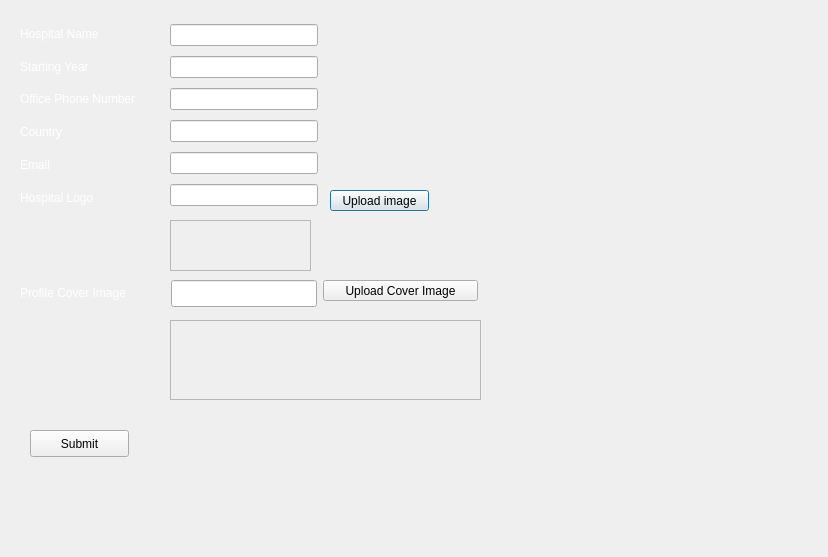
<?xml version="1.0" encoding="UTF-8"?>
<ui version="4.0">
 <class>GS_Admin</class>
 <widget class="QDialog" name="GS_Admin">
  <property name="geometry">
   <rect>
    <x>0</x>
    <y>0</y>
    <width>828</width>
    <height>557</height>
   </rect>
  </property>
  <property name="windowTitle">
   <string>General Settings</string>
  </property>
  <widget class="QLabel" name="label_8">
   <property name="geometry">
    <rect>
     <x>20</x>
     <y>280</y>
     <width>149</width>
     <height>25</height>
    </rect>
   </property>
   <property name="styleSheet">
    <string notr="true">color: rgb(255, 255, 255)</string>
   </property>
   <property name="text">
    <string>Profile Cover Image</string>
   </property>
  </widget>
  <widget class="QLineEdit" name="lineEdit_7">
   <property name="geometry">
    <rect>
     <x>171</x>
     <y>280</y>
     <width>146</width>
     <height>27</height>
    </rect>
   </property>
  </widget>
  <widget class="QPushButton" name="pushButton">
   <property name="geometry">
    <rect>
     <x>330</x>
     <y>190</y>
     <width>99</width>
     <height>21</height>
    </rect>
   </property>
   <property name="text">
    <string>Upload image</string>
   </property>
  </widget>
  <widget class="QPushButton" name="pushButton_2">
   <property name="geometry">
    <rect>
     <x>323</x>
     <y>280</y>
     <width>155</width>
     <height>21</height>
    </rect>
   </property>
   <property name="text">
    <string>Upload Cover Image</string>
   </property>
  </widget>
  <widget class="QFrame" name="frame">
   <property name="geometry">
    <rect>
     <x>170</x>
     <y>220</y>
     <width>141</width>
     <height>51</height>
    </rect>
   </property>
   <property name="frameShape">
    <enum>QFrame::StyledPanel</enum>
   </property>
   <property name="frameShadow">
    <enum>QFrame::Raised</enum>
   </property>
  </widget>
  <widget class="QFrame" name="frame_2">
   <property name="geometry">
    <rect>
     <x>170</x>
     <y>320</y>
     <width>311</width>
     <height>80</height>
    </rect>
   </property>
   <property name="frameShape">
    <enum>QFrame::StyledPanel</enum>
   </property>
   <property name="frameShadow">
    <enum>QFrame::Raised</enum>
   </property>
  </widget>
  <widget class="QWidget" name="layoutWidget">
   <property name="geometry">
    <rect>
     <x>20</x>
     <y>20</y>
     <width>151</width>
     <height>191</height>
    </rect>
   </property>
   <layout class="QVBoxLayout" name="verticalLayout">
    <item>
     <widget class="QLabel" name="label_2">
      <property name="styleSheet">
       <string notr="true">color: rgb(255, 255, 255)</string>
      </property>
      <property name="text">
       <string>Hospital Name</string>
      </property>
     </widget>
    </item>
    <item>
     <widget class="QLabel" name="label_3">
      <property name="styleSheet">
       <string notr="true">color: rgb(255, 255, 255)</string>
      </property>
      <property name="text">
       <string>Starting Year</string>
      </property>
     </widget>
    </item>
    <item>
     <widget class="QLabel" name="label_4">
      <property name="styleSheet">
       <string notr="true">color: rgb(255, 255, 255)</string>
      </property>
      <property name="text">
       <string>Office Phone Number</string>
      </property>
     </widget>
    </item>
    <item>
     <widget class="QLabel" name="label_5">
      <property name="styleSheet">
       <string notr="true">color: rgb(255, 255, 255)</string>
      </property>
      <property name="text">
       <string>Country</string>
      </property>
     </widget>
    </item>
    <item>
     <widget class="QLabel" name="label_6">
      <property name="styleSheet">
       <string notr="true">color: rgb(255, 255, 255)</string>
      </property>
      <property name="text">
       <string>Email</string>
      </property>
     </widget>
    </item>
    <item>
     <widget class="QLabel" name="label_7">
      <property name="styleSheet">
       <string notr="true">color: rgb(255, 255, 255)</string>
      </property>
      <property name="text">
       <string>Hospital Logo</string>
      </property>
     </widget>
    </item>
   </layout>
  </widget>
  <widget class="QWidget" name="layoutWidget">
   <property name="geometry">
    <rect>
     <x>170</x>
     <y>20</y>
     <width>148</width>
     <height>194</height>
    </rect>
   </property>
   <layout class="QVBoxLayout" name="verticalLayout_2">
    <item>
     <widget class="QLineEdit" name="txt_hn"/>
    </item>
    <item>
     <widget class="QLineEdit" name="txt_sy"/>
    </item>
    <item>
     <widget class="QLineEdit" name="txt_opn"/>
    </item>
    <item>
     <widget class="QLineEdit" name="txt_c"/>
    </item>
    <item>
     <widget class="QLineEdit" name="txt_e"/>
    </item>
    <item>
     <widget class="QLineEdit" name="lineEdit_6"/>
    </item>
   </layout>
  </widget>
  <widget class="QPushButton" name="pushButton_3">
   <property name="geometry">
    <rect>
     <x>30</x>
     <y>430</y>
     <width>99</width>
     <height>27</height>
    </rect>
   </property>
   <property name="text">
    <string>Submit</string>
   </property>
  </widget>
 </widget>
 <resources/>
 <connections/>
</ui>
